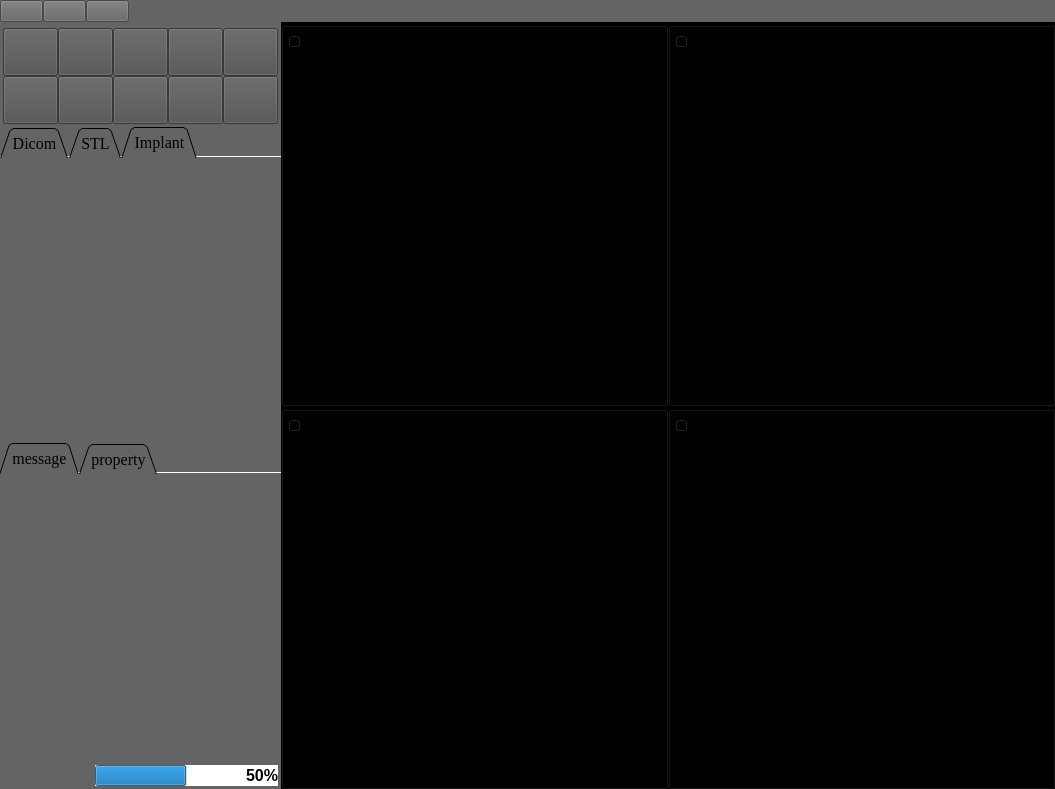
<?xml version="1.0" encoding="UTF-8"?>
<ui version="4.0">
 <class>MainWindow</class>
 <widget class="QMainWindow" name="MainWindow">
  <property name="geometry">
   <rect>
    <x>0</x>
    <y>0</y>
    <width>1055</width>
    <height>789</height>
   </rect>
  </property>
  <property name="sizePolicy">
   <sizepolicy hsizetype="Expanding" vsizetype="Expanding">
    <horstretch>0</horstretch>
    <verstretch>0</verstretch>
   </sizepolicy>
  </property>
  <property name="acceptDrops">
   <bool>false</bool>
  </property>
  <property name="windowTitle">
   <string>MainWindow</string>
  </property>
  <widget class="QWidget" name="centralwidget">
   <property name="sizePolicy">
    <sizepolicy hsizetype="Expanding" vsizetype="Expanding">
     <horstretch>0</horstretch>
     <verstretch>0</verstretch>
    </sizepolicy>
   </property>
   <property name="font">
    <font>
     <family>Times New Roman</family>
     <pointsize>14</pointsize>
    </font>
   </property>
   <property name="styleSheet">
    <string notr="true">background-color: rgb(100, 100, 100);</string>
   </property>
   <layout class="QHBoxLayout" name="central_h_layoout">
    <property name="spacing">
     <number>0</number>
    </property>
    <property name="leftMargin">
     <number>0</number>
    </property>
    <property name="topMargin">
     <number>0</number>
    </property>
    <property name="rightMargin">
     <number>0</number>
    </property>
    <property name="bottomMargin">
     <number>0</number>
    </property>
    <item>
     <layout class="QVBoxLayout" name="whole_layout" stretch="0,20">
      <property name="spacing">
       <number>0</number>
      </property>
      <property name="bottomMargin">
       <number>0</number>
      </property>
      <item>
       <layout class="QHBoxLayout" name="manu_layout">
        <property name="spacing">
         <number>0</number>
        </property>
        <item>
         <widget class="QPushButton" name="file_btn">
          <property name="sizePolicy">
           <sizepolicy hsizetype="Minimum" vsizetype="Expanding">
            <horstretch>0</horstretch>
            <verstretch>0</verstretch>
           </sizepolicy>
          </property>
          <property name="font">
           <font>
            <family>Times New Roman</family>
            <pointsize>9</pointsize>
            <bold>true</bold>
           </font>
          </property>
          <property name="toolTip">
           <string>file</string>
          </property>
          <property name="styleSheet">
           <string notr="true">image: url(:/menu/文件夹_1.png);</string>
          </property>
          <property name="text">
           <string/>
          </property>
          <property name="flat">
           <bool>false</bool>
          </property>
         </widget>
        </item>
        <item>
         <widget class="QPushButton" name="setting_btn">
          <property name="sizePolicy">
           <sizepolicy hsizetype="Minimum" vsizetype="Expanding">
            <horstretch>0</horstretch>
            <verstretch>0</verstretch>
           </sizepolicy>
          </property>
          <property name="font">
           <font>
            <family>Times New Roman</family>
            <pointsize>9</pointsize>
            <bold>true</bold>
           </font>
          </property>
          <property name="toolTip">
           <string>setting</string>
          </property>
          <property name="styleSheet">
           <string notr="true">image: url(:/menu/205设置.png);</string>
          </property>
          <property name="text">
           <string/>
          </property>
          <property name="autoDefault">
           <bool>false</bool>
          </property>
          <property name="default">
           <bool>false</bool>
          </property>
          <property name="flat">
           <bool>false</bool>
          </property>
         </widget>
        </item>
        <item>
         <widget class="QPushButton" name="help_btn">
          <property name="sizePolicy">
           <sizepolicy hsizetype="Minimum" vsizetype="Expanding">
            <horstretch>0</horstretch>
            <verstretch>0</verstretch>
           </sizepolicy>
          </property>
          <property name="font">
           <font>
            <family>Times New Roman</family>
            <pointsize>9</pointsize>
            <bold>true</bold>
           </font>
          </property>
          <property name="toolTip">
           <string>help</string>
          </property>
          <property name="styleSheet">
           <string notr="true">image: url(:/menu/帮助_1.png);</string>
          </property>
          <property name="text">
           <string/>
          </property>
          <property name="flat">
           <bool>false</bool>
          </property>
         </widget>
        </item>
        <item>
         <spacer name="horizontalSpacer">
          <property name="orientation">
           <enum>Qt::Horizontal</enum>
          </property>
          <property name="sizeHint" stdset="0">
           <size>
            <width>40</width>
            <height>20</height>
           </size>
          </property>
         </spacer>
        </item>
       </layout>
      </item>
      <item>
       <layout class="QHBoxLayout" name="widget_layout" stretch="4,15">
        <property name="spacing">
         <number>0</number>
        </property>
        <property name="sizeConstraint">
         <enum>QLayout::SetNoConstraint</enum>
        </property>
        <property name="leftMargin">
         <number>0</number>
        </property>
        <property name="rightMargin">
         <number>0</number>
        </property>
        <property name="bottomMargin">
         <number>0</number>
        </property>
        <item>
         <layout class="QVBoxLayout" name="function_layout" stretch="5,15,15,1">
          <property name="spacing">
           <number>0</number>
          </property>
          <property name="sizeConstraint">
           <enum>QLayout::SetNoConstraint</enum>
          </property>
          <property name="leftMargin">
           <number>0</number>
          </property>
          <property name="bottomMargin">
           <number>0</number>
          </property>
          <item>
           <widget class="QGroupBox" name="init_box">
            <property name="sizePolicy">
             <sizepolicy hsizetype="Expanding" vsizetype="Expanding">
              <horstretch>0</horstretch>
              <verstretch>0</verstretch>
             </sizepolicy>
            </property>
            <property name="styleSheet">
             <string notr="true">background-color: rgb(100, 100, 100);
border-color: rgb(100, 100, 100);</string>
            </property>
            <property name="title">
             <string/>
            </property>
            <property name="flat">
             <bool>true</bool>
            </property>
            <property name="checkable">
             <bool>false</bool>
            </property>
            <property name="checked">
             <bool>false</bool>
            </property>
            <layout class="QGridLayout" name="gridLayout_3">
             <property name="leftMargin">
              <number>0</number>
             </property>
             <property name="topMargin">
              <number>0</number>
             </property>
             <property name="rightMargin">
              <number>0</number>
             </property>
             <property name="bottomMargin">
              <number>0</number>
             </property>
             <property name="spacing">
              <number>0</number>
             </property>
             <item row="0" column="1">
              <widget class="QPushButton" name="connect_btn">
               <property name="sizePolicy">
                <sizepolicy hsizetype="Expanding" vsizetype="Expanding">
                 <horstretch>0</horstretch>
                 <verstretch>0</verstretch>
                </sizepolicy>
               </property>
               <property name="font">
                <font>
                 <family>Times New Roman</family>
                 <pointsize>12</pointsize>
                </font>
               </property>
               <property name="toolTip">
                <string>connect</string>
               </property>
               <property name="styleSheet">
                <string notr="true">background-color: rgb(80, 80, 80);image: url(:/init/连接.png);</string>
               </property>
               <property name="text">
                <string/>
               </property>
              </widget>
             </item>
             <item row="0" column="3">
              <widget class="QPushButton" name="registration_btn">
               <property name="sizePolicy">
                <sizepolicy hsizetype="Expanding" vsizetype="Expanding">
                 <horstretch>0</horstretch>
                 <verstretch>0</verstretch>
                </sizepolicy>
               </property>
               <property name="font">
                <font>
                 <family>Times New Roman</family>
                 <pointsize>12</pointsize>
                </font>
               </property>
               <property name="toolTip">
                <string>registration</string>
               </property>
               <property name="styleSheet">
                <string notr="true">background-color: rgb(80, 80, 80);
image: url(:/init/靶心,对准,准心,环形.png);</string>
               </property>
               <property name="text">
                <string/>
               </property>
              </widget>
             </item>
             <item row="0" column="4">
              <widget class="QPushButton" name="callibration_btn">
               <property name="sizePolicy">
                <sizepolicy hsizetype="Expanding" vsizetype="Expanding">
                 <horstretch>0</horstretch>
                 <verstretch>0</verstretch>
                </sizepolicy>
               </property>
               <property name="font">
                <font>
                 <family>Times New Roman</family>
                 <pointsize>12</pointsize>
                </font>
               </property>
               <property name="toolTip">
                <string>callibration</string>
               </property>
               <property name="styleSheet">
                <string notr="true">background-color: rgb(80, 80, 80);
image: url(:/init/探针管理.png);
</string>
               </property>
               <property name="text">
                <string/>
               </property>
               <property name="checkable">
                <bool>false</bool>
               </property>
               <property name="autoDefault">
                <bool>false</bool>
               </property>
               <property name="default">
                <bool>false</bool>
               </property>
              </widget>
             </item>
             <item row="0" column="0">
              <widget class="QPushButton" name="adjust_btn">
               <property name="sizePolicy">
                <sizepolicy hsizetype="Expanding" vsizetype="Expanding">
                 <horstretch>0</horstretch>
                 <verstretch>0</verstretch>
                </sizepolicy>
               </property>
               <property name="font">
                <font>
                 <family>Times New Roman</family>
                 <pointsize>12</pointsize>
                </font>
               </property>
               <property name="toolTip">
                <string>segmentation</string>
               </property>
               <property name="styleSheet">
                <string notr="true">background-color: rgb(80, 80, 80);image: url(:/init/调节.png);
</string>
               </property>
               <property name="text">
                <string/>
               </property>
              </widget>
             </item>
             <item row="2" column="0">
              <widget class="QPushButton" name="undo_btn">
               <property name="sizePolicy">
                <sizepolicy hsizetype="Expanding" vsizetype="Expanding">
                 <horstretch>0</horstretch>
                 <verstretch>0</verstretch>
                </sizepolicy>
               </property>
               <property name="font">
                <font>
                 <family>Times New Roman</family>
                 <pointsize>12</pointsize>
                 <bold>false</bold>
                </font>
               </property>
               <property name="toolTip">
                <string>undo</string>
               </property>
               <property name="styleSheet">
                <string notr="true">background-color: rgb(80, 80, 80);image: url(:/init/撤回.png);</string>
               </property>
               <property name="text">
                <string/>
               </property>
              </widget>
             </item>
             <item row="0" column="2">
              <widget class="QPushButton" name="robotics_btn">
               <property name="sizePolicy">
                <sizepolicy hsizetype="Expanding" vsizetype="Expanding">
                 <horstretch>0</horstretch>
                 <verstretch>0</verstretch>
                </sizepolicy>
               </property>
               <property name="font">
                <font>
                 <family>Times New Roman</family>
                 <pointsize>12</pointsize>
                </font>
               </property>
               <property name="toolTip">
                <string>robotics</string>
               </property>
               <property name="styleSheet">
                <string notr="true">background-color: rgb(80, 80, 80);image: url(:/init/机械制造.png);</string>
               </property>
               <property name="text">
                <string/>
               </property>
              </widget>
             </item>
             <item row="2" column="1">
              <widget class="QPushButton" name="reset_btn">
               <property name="sizePolicy">
                <sizepolicy hsizetype="Expanding" vsizetype="Expanding">
                 <horstretch>0</horstretch>
                 <verstretch>0</verstretch>
                </sizepolicy>
               </property>
               <property name="font">
                <font>
                 <family>Times New Roman</family>
                 <pointsize>12</pointsize>
                </font>
               </property>
               <property name="toolTip">
                <string>reset</string>
               </property>
               <property name="styleSheet">
                <string notr="true">background-color: rgb(80, 80, 80);image: url(:/init/重置.png);</string>
               </property>
               <property name="text">
                <string/>
               </property>
              </widget>
             </item>
             <item row="2" column="2">
              <widget class="QPushButton" name="location_btn">
               <property name="sizePolicy">
                <sizepolicy hsizetype="Expanding" vsizetype="Expanding">
                 <horstretch>0</horstretch>
                 <verstretch>0</verstretch>
                </sizepolicy>
               </property>
               <property name="font">
                <font>
                 <family>Times New Roman</family>
                 <pointsize>12</pointsize>
                </font>
               </property>
               <property name="toolTip">
                <string>localization</string>
               </property>
               <property name="styleSheet">
                <string notr="true">background-color: rgb(80, 80, 80);image: url(:/init/定位小.png);</string>
               </property>
               <property name="text">
                <string/>
               </property>
              </widget>
             </item>
             <item row="2" column="3">
              <widget class="QPushButton" name="measure_btn">
               <property name="sizePolicy">
                <sizepolicy hsizetype="Expanding" vsizetype="Expanding">
                 <horstretch>0</horstretch>
                 <verstretch>0</verstretch>
                </sizepolicy>
               </property>
               <property name="font">
                <font>
                 <family>Times New Roman</family>
                 <pointsize>12</pointsize>
                </font>
               </property>
               <property name="toolTip">
                <string>measure</string>
               </property>
               <property name="styleSheet">
                <string notr="true">background-color: rgb(80, 80, 80);image: url(:/init/测量.png);</string>
               </property>
               <property name="text">
                <string/>
               </property>
              </widget>
             </item>
             <item row="2" column="4">
              <widget class="QPushButton" name="show3d_btn">
               <property name="sizePolicy">
                <sizepolicy hsizetype="Expanding" vsizetype="Expanding">
                 <horstretch>0</horstretch>
                 <verstretch>0</verstretch>
                </sizepolicy>
               </property>
               <property name="font">
                <font>
                 <family>Times New Roman</family>
                 <pointsize>12</pointsize>
                </font>
               </property>
               <property name="toolTip">
                <string>show 3D models</string>
               </property>
               <property name="styleSheet">
                <string notr="true">background-color: rgb(80, 80, 80);
image: url(:/init/3D.png);</string>
               </property>
               <property name="text">
                <string/>
               </property>
              </widget>
             </item>
            </layout>
           </widget>
          </item>
          <item>
           <widget class="QTabWidget" name="dataWidget">
            <property name="font">
             <font>
              <family>Times New Roman</family>
              <pointsize>12</pointsize>
             </font>
            </property>
            <property name="styleSheet">
             <string notr="true">background-color: rgb(100, 100, 100);
border:none;</string>
            </property>
            <property name="tabShape">
             <enum>QTabWidget::Triangular</enum>
            </property>
            <property name="currentIndex">
             <number>2</number>
            </property>
            <property name="elideMode">
             <enum>Qt::ElideLeft</enum>
            </property>
            <property name="documentMode">
             <bool>true</bool>
            </property>
            <property name="tabsClosable">
             <bool>false</bool>
            </property>
            <property name="tabBarAutoHide">
             <bool>true</bool>
            </property>
            <widget class="QWidget" name="dicom_tw">
             <property name="styleSheet">
              <string notr="true">background-color: rgb(100, 100, 100);border:none;</string>
             </property>
             <attribute name="title">
              <string>Dicom</string>
             </attribute>
             <layout class="QGridLayout" name="gridLayout_4">
              <property name="leftMargin">
               <number>0</number>
              </property>
              <property name="topMargin">
               <number>0</number>
              </property>
              <property name="rightMargin">
               <number>0</number>
              </property>
              <property name="bottomMargin">
               <number>0</number>
              </property>
              <property name="spacing">
               <number>0</number>
              </property>
              <item row="0" column="0">
               <widget class="QTableWidget" name="tableWidget"/>
              </item>
             </layout>
            </widget>
            <widget class="QWidget" name="stl_tw">
             <property name="styleSheet">
              <string notr="true">background-color: rgb(100, 100, 100);border:none;</string>
             </property>
             <attribute name="title">
              <string>STL</string>
             </attribute>
             <layout class="QGridLayout" name="gridLayout_2" rowstretch="0">
              <property name="leftMargin">
               <number>0</number>
              </property>
              <property name="topMargin">
               <number>0</number>
              </property>
              <property name="rightMargin">
               <number>0</number>
              </property>
              <property name="bottomMargin">
               <number>0</number>
              </property>
              <property name="spacing">
               <number>0</number>
              </property>
              <item row="0" column="0">
               <widget class="QTableWidget" name="stl_tab">
                <property name="styleSheet">
                 <string notr="true">background-color: rgb(100, 100, 100);border:none;</string>
                </property>
                <property name="frameShape">
                 <enum>QFrame::NoFrame</enum>
                </property>
                <property name="frameShadow">
                 <enum>QFrame::Raised</enum>
                </property>
                <property name="lineWidth">
                 <number>0</number>
                </property>
                <property name="showGrid">
                 <bool>false</bool>
                </property>
                <property name="gridStyle">
                 <enum>Qt::SolidLine</enum>
                </property>
               </widget>
              </item>
             </layout>
            </widget>
            <widget class="QWidget" name="implant_tw">
             <attribute name="title">
              <string>Implant</string>
             </attribute>
             <layout class="QGridLayout" name="gridLayout">
              <property name="leftMargin">
               <number>0</number>
              </property>
              <property name="topMargin">
               <number>0</number>
              </property>
              <property name="rightMargin">
               <number>0</number>
              </property>
              <property name="bottomMargin">
               <number>0</number>
              </property>
              <property name="spacing">
               <number>0</number>
              </property>
              <item row="0" column="0">
               <widget class="QTableWidget" name="implant_tab"/>
              </item>
             </layout>
            </widget>
           </widget>
          </item>
          <item>
           <widget class="QTabWidget" name="information">
            <property name="font">
             <font>
              <family>Times New Roman</family>
              <pointsize>12</pointsize>
             </font>
            </property>
            <property name="focusPolicy">
             <enum>Qt::TabFocus</enum>
            </property>
            <property name="styleSheet">
             <string notr="true">background-color: rgb(100, 100, 100);border:none;</string>
            </property>
            <property name="tabShape">
             <enum>QTabWidget::Triangular</enum>
            </property>
            <property name="currentIndex">
             <number>0</number>
            </property>
            <property name="documentMode">
             <bool>true</bool>
            </property>
            <property name="tabsClosable">
             <bool>false</bool>
            </property>
            <property name="movable">
             <bool>false</bool>
            </property>
            <property name="tabBarAutoHide">
             <bool>true</bool>
            </property>
            <widget class="QWidget" name="info">
             <property name="styleSheet">
              <string notr="true">background-color: rgb(100, 100, 100);border:none;</string>
             </property>
             <attribute name="title">
              <string>message</string>
             </attribute>
             <layout class="QHBoxLayout" name="horizontalLayout_2">
              <property name="spacing">
               <number>0</number>
              </property>
              <property name="leftMargin">
               <number>0</number>
              </property>
              <property name="topMargin">
               <number>0</number>
              </property>
              <property name="rightMargin">
               <number>0</number>
              </property>
              <property name="bottomMargin">
               <number>0</number>
              </property>
              <item>
               <widget class="QPlainTextEdit" name="plainTextEdit">
                <property name="font">
                 <font>
                  <family>Times New Roman</family>
                 </font>
                </property>
                <property name="styleSheet">
                 <string notr="true">background-color: rgb(100, 100, 100);border:none;</string>
                </property>
                <property name="frameShape">
                 <enum>QFrame::Box</enum>
                </property>
                <property name="frameShadow">
                 <enum>QFrame::Raised</enum>
                </property>
                <property name="lineWidth">
                 <number>10</number>
                </property>
                <property name="midLineWidth">
                 <number>0</number>
                </property>
                <property name="verticalScrollBarPolicy">
                 <enum>Qt::ScrollBarAsNeeded</enum>
                </property>
                <property name="horizontalScrollBarPolicy">
                 <enum>Qt::ScrollBarAsNeeded</enum>
                </property>
                <property name="cursorWidth">
                 <number>0</number>
                </property>
               </widget>
              </item>
             </layout>
            </widget>
            <widget class="QWidget" name="tab_4">
             <property name="styleSheet">
              <string notr="true">background-color: rgb(100, 100, 100);border:none;</string>
             </property>
             <attribute name="title">
              <string>property</string>
             </attribute>
            </widget>
           </widget>
          </item>
          <item>
           <widget class="QGroupBox" name="light_box">
            <property name="sizePolicy">
             <sizepolicy hsizetype="Expanding" vsizetype="Expanding">
              <horstretch>0</horstretch>
              <verstretch>0</verstretch>
             </sizepolicy>
            </property>
            <property name="contextMenuPolicy">
             <enum>Qt::DefaultContextMenu</enum>
            </property>
            <property name="styleSheet">
             <string notr="true">background-color: rgb(100,100,100);border:none;</string>
            </property>
            <property name="title">
             <string/>
            </property>
            <layout class="QHBoxLayout" name="horizontalLayout_4" stretch="1,1,1,6">
             <property name="spacing">
              <number>0</number>
             </property>
             <property name="leftMargin">
              <number>0</number>
             </property>
             <property name="topMargin">
              <number>0</number>
             </property>
             <property name="rightMargin">
              <number>0</number>
             </property>
             <property name="bottomMargin">
              <number>0</number>
             </property>
             <item>
              <widget class="QLabel" name="l1">
               <property name="toolTip">
                <string>probe</string>
               </property>
               <property name="styleSheet">
                <string notr="true">image: url(:/signal/圆.png);</string>
               </property>
               <property name="text">
                <string/>
               </property>
              </widget>
             </item>
             <item>
              <widget class="QLabel" name="l2">
               <property name="toolTip">
                <string>model</string>
               </property>
               <property name="styleSheet">
                <string notr="true">image: url(:/signal/圆.png);</string>
               </property>
               <property name="text">
                <string/>
               </property>
              </widget>
             </item>
             <item>
              <widget class="QLabel" name="l3">
               <property name="toolTip">
                <string>reference</string>
               </property>
               <property name="styleSheet">
                <string notr="true">image: url(:/signal/圆.png);</string>
               </property>
               <property name="text">
                <string/>
               </property>
              </widget>
             </item>
             <item>
              <widget class="QProgressBar" name="progressBar">
               <property name="sizePolicy">
                <sizepolicy hsizetype="Expanding" vsizetype="Expanding">
                 <horstretch>0</horstretch>
                 <verstretch>0</verstretch>
                </sizepolicy>
               </property>
               <property name="font">
                <font>
                 <pointsize>12</pointsize>
                 <bold>true</bold>
                </font>
               </property>
               <property name="styleSheet">
                <string notr="true">background-color: rgb(255, 255, 255);
color: rgb(0, 0, 0);</string>
               </property>
               <property name="value">
                <number>50</number>
               </property>
               <property name="alignment">
                <set>Qt::AlignRight|Qt::AlignTrailing|Qt::AlignVCenter</set>
               </property>
              </widget>
             </item>
            </layout>
           </widget>
          </item>
         </layout>
        </item>
        <item>
         <layout class="QGridLayout" name="visual_layout">
          <property name="sizeConstraint">
           <enum>QLayout::SetNoConstraint</enum>
          </property>
          <property name="leftMargin">
           <number>0</number>
          </property>
          <property name="bottomMargin">
           <number>0</number>
          </property>
          <property name="spacing">
           <number>0</number>
          </property>
          <item row="0" column="1">
           <widget class="QGroupBox" name="box3D">
            <property name="sizePolicy">
             <sizepolicy hsizetype="Expanding" vsizetype="Expanding">
              <horstretch>0</horstretch>
              <verstretch>0</verstretch>
             </sizepolicy>
            </property>
            <property name="styleSheet">
             <string notr="true">background-color: rgb(0, 0, 0);</string>
            </property>
            <property name="title">
             <string/>
            </property>
            <property name="flat">
             <bool>false</bool>
            </property>
            <layout class="QVBoxLayout" name="verticalLayout_2" stretch="1,19">
             <property name="spacing">
              <number>0</number>
             </property>
             <property name="leftMargin">
              <number>0</number>
             </property>
             <property name="topMargin">
              <number>0</number>
             </property>
             <property name="rightMargin">
              <number>0</number>
             </property>
             <property name="bottomMargin">
              <number>0</number>
             </property>
             <item>
              <widget class="QGroupBox" name="edit3D_box">
               <property name="sizePolicy">
                <sizepolicy hsizetype="Expanding" vsizetype="Expanding">
                 <horstretch>0</horstretch>
                 <verstretch>0</verstretch>
                </sizepolicy>
               </property>
               <property name="styleSheet">
                <string notr="true">border:None;</string>
               </property>
               <property name="title">
                <string/>
               </property>
               <property name="flat">
                <bool>true</bool>
               </property>
               <layout class="QHBoxLayout" name="horizontalLayout_6">
                <property name="spacing">
                 <number>0</number>
                </property>
                <property name="leftMargin">
                 <number>0</number>
                </property>
                <property name="topMargin">
                 <number>0</number>
                </property>
                <property name="rightMargin">
                 <number>0</number>
                </property>
                <property name="bottomMargin">
                 <number>0</number>
                </property>
                <item>
                 <widget class="QSlider" name="horizontalSlider_2">
                  <property name="orientation">
                   <enum>Qt::Horizontal</enum>
                  </property>
                 </widget>
                </item>
               </layout>
              </widget>
             </item>
             <item>
              <widget class="QVTKWidget" name="widget_3D" native="true">
               <property name="sizePolicy">
                <sizepolicy hsizetype="Expanding" vsizetype="Expanding">
                 <horstretch>0</horstretch>
                 <verstretch>0</verstretch>
                </sizepolicy>
               </property>
               <property name="font">
                <font>
                 <family>Times New Roman</family>
                 <pointsize>14</pointsize>
                </font>
               </property>
               <property name="styleSheet">
                <string notr="true">background-color: rgb(0, 0, 0);border:none;</string>
               </property>
              </widget>
             </item>
            </layout>
           </widget>
          </item>
          <item row="0" column="0">
           <widget class="QGroupBox" name="box_coronal">
            <property name="sizePolicy">
             <sizepolicy hsizetype="Expanding" vsizetype="Expanding">
              <horstretch>0</horstretch>
              <verstretch>0</verstretch>
             </sizepolicy>
            </property>
            <property name="styleSheet">
             <string notr="true">background-color: rgb(0, 0, 0);</string>
            </property>
            <property name="title">
             <string/>
            </property>
            <layout class="QVBoxLayout" name="verticalLayout_4" stretch="1,19">
             <property name="spacing">
              <number>0</number>
             </property>
             <property name="leftMargin">
              <number>0</number>
             </property>
             <property name="topMargin">
              <number>0</number>
             </property>
             <property name="rightMargin">
              <number>0</number>
             </property>
             <property name="bottomMargin">
              <number>0</number>
             </property>
             <item>
              <widget class="QGroupBox" name="edit_coronal_box">
               <property name="sizePolicy">
                <sizepolicy hsizetype="Expanding" vsizetype="Expanding">
                 <horstretch>0</horstretch>
                 <verstretch>0</verstretch>
                </sizepolicy>
               </property>
               <property name="styleSheet">
                <string notr="true">border:None;</string>
               </property>
               <property name="title">
                <string/>
               </property>
               <property name="flat">
                <bool>true</bool>
               </property>
               <layout class="QHBoxLayout" name="horizontalLayout_5">
                <property name="spacing">
                 <number>0</number>
                </property>
                <property name="leftMargin">
                 <number>0</number>
                </property>
                <property name="topMargin">
                 <number>0</number>
                </property>
                <property name="rightMargin">
                 <number>0</number>
                </property>
                <property name="bottomMargin">
                 <number>0</number>
                </property>
                <item>
                 <widget class="QSlider" name="horizontalSlider">
                  <property name="orientation">
                   <enum>Qt::Horizontal</enum>
                  </property>
                 </widget>
                </item>
               </layout>
              </widget>
             </item>
             <item>
              <widget class="QVTKWidget" name="widget_coron" native="true">
               <property name="sizePolicy">
                <sizepolicy hsizetype="Expanding" vsizetype="Expanding">
                 <horstretch>0</horstretch>
                 <verstretch>0</verstretch>
                </sizepolicy>
               </property>
               <property name="styleSheet">
                <string notr="true">background-color: rgb(0, 0, 0);border:none;</string>
               </property>
              </widget>
             </item>
            </layout>
           </widget>
          </item>
          <item row="1" column="1">
           <widget class="QGroupBox" name="box_sagittal">
            <property name="sizePolicy">
             <sizepolicy hsizetype="Expanding" vsizetype="Expanding">
              <horstretch>0</horstretch>
              <verstretch>0</verstretch>
             </sizepolicy>
            </property>
            <property name="styleSheet">
             <string notr="true">background-color: rgb(0, 0, 0);</string>
            </property>
            <property name="title">
             <string/>
            </property>
            <property name="flat">
             <bool>false</bool>
            </property>
            <property name="checkable">
             <bool>false</bool>
            </property>
            <layout class="QVBoxLayout" name="verticalLayout_3" stretch="1,19">
             <property name="spacing">
              <number>0</number>
             </property>
             <property name="leftMargin">
              <number>0</number>
             </property>
             <property name="topMargin">
              <number>0</number>
             </property>
             <property name="rightMargin">
              <number>0</number>
             </property>
             <property name="bottomMargin">
              <number>0</number>
             </property>
             <item>
              <widget class="QGroupBox" name="edit_sagittal_box">
               <property name="sizePolicy">
                <sizepolicy hsizetype="Expanding" vsizetype="Expanding">
                 <horstretch>0</horstretch>
                 <verstretch>0</verstretch>
                </sizepolicy>
               </property>
               <property name="styleSheet">
                <string notr="true">border:None;</string>
               </property>
               <property name="title">
                <string/>
               </property>
               <property name="flat">
                <bool>true</bool>
               </property>
               <layout class="QHBoxLayout" name="horizontalLayout_8">
                <property name="spacing">
                 <number>0</number>
                </property>
                <property name="leftMargin">
                 <number>0</number>
                </property>
                <property name="topMargin">
                 <number>0</number>
                </property>
                <property name="rightMargin">
                 <number>0</number>
                </property>
                <property name="bottomMargin">
                 <number>0</number>
                </property>
                <item>
                 <widget class="QSlider" name="horizontalSlider_4">
                  <property name="orientation">
                   <enum>Qt::Horizontal</enum>
                  </property>
                 </widget>
                </item>
               </layout>
              </widget>
             </item>
             <item>
              <widget class="QVTKWidget" name="widget_sagit" native="true">
               <property name="sizePolicy">
                <sizepolicy hsizetype="Expanding" vsizetype="Expanding">
                 <horstretch>0</horstretch>
                 <verstretch>0</verstretch>
                </sizepolicy>
               </property>
               <property name="styleSheet">
                <string notr="true">background-color: rgb(0, 0, 0);border:none;</string>
               </property>
              </widget>
             </item>
            </layout>
           </widget>
          </item>
          <item row="1" column="0">
           <widget class="QGroupBox" name="box_transverse">
            <property name="sizePolicy">
             <sizepolicy hsizetype="Expanding" vsizetype="Expanding">
              <horstretch>0</horstretch>
              <verstretch>0</verstretch>
             </sizepolicy>
            </property>
            <property name="styleSheet">
             <string notr="true">background-color: rgb(0, 0, 0);</string>
            </property>
            <property name="title">
             <string/>
            </property>
            <layout class="QVBoxLayout" name="verticalLayout_5" stretch="1,19">
             <property name="spacing">
              <number>0</number>
             </property>
             <property name="leftMargin">
              <number>0</number>
             </property>
             <property name="topMargin">
              <number>0</number>
             </property>
             <property name="rightMargin">
              <number>0</number>
             </property>
             <property name="bottomMargin">
              <number>0</number>
             </property>
             <item>
              <widget class="QGroupBox" name="edit_transverse_box">
               <property name="sizePolicy">
                <sizepolicy hsizetype="Expanding" vsizetype="Expanding">
                 <horstretch>0</horstretch>
                 <verstretch>0</verstretch>
                </sizepolicy>
               </property>
               <property name="styleSheet">
                <string notr="true">border:None;</string>
               </property>
               <property name="title">
                <string/>
               </property>
               <property name="flat">
                <bool>true</bool>
               </property>
               <layout class="QHBoxLayout" name="horizontalLayout_7">
                <property name="spacing">
                 <number>0</number>
                </property>
                <property name="leftMargin">
                 <number>0</number>
                </property>
                <property name="topMargin">
                 <number>0</number>
                </property>
                <property name="rightMargin">
                 <number>0</number>
                </property>
                <property name="bottomMargin">
                 <number>0</number>
                </property>
                <item>
                 <widget class="QSlider" name="horizontalSlider_3">
                  <property name="orientation">
                   <enum>Qt::Horizontal</enum>
                  </property>
                 </widget>
                </item>
               </layout>
              </widget>
             </item>
             <item>
              <widget class="QVTKWidget" name="widget_trans" native="true">
               <property name="sizePolicy">
                <sizepolicy hsizetype="Expanding" vsizetype="Expanding">
                 <horstretch>0</horstretch>
                 <verstretch>0</verstretch>
                </sizepolicy>
               </property>
               <property name="styleSheet">
                <string notr="true">background-color: rgb(0, 0, 0);border:none;</string>
               </property>
              </widget>
             </item>
            </layout>
           </widget>
          </item>
         </layout>
        </item>
       </layout>
      </item>
     </layout>
    </item>
   </layout>
  </widget>
  <action name="action_open_folder">
   <property name="icon">
    <iconset>
     <normaloff>resource/文件夹_1.png</normaloff>resource/文件夹_1.png</iconset>
   </property>
   <property name="text">
    <string>open folder</string>
   </property>
   <property name="font">
    <font>
     <family>Times New Roman</family>
     <pointsize>12</pointsize>
     <bold>true</bold>
    </font>
   </property>
  </action>
  <action name="action_close">
   <property name="icon">
    <iconset>
     <normaloff>resource/退出.png</normaloff>resource/退出.png</iconset>
   </property>
   <property name="text">
    <string>quit</string>
   </property>
   <property name="font">
    <font>
     <family>Times New Roman</family>
     <pointsize>12</pointsize>
    </font>
   </property>
  </action>
  <action name="actionopen_file">
   <property name="icon">
    <iconset>
     <normaloff>resource/文件.png</normaloff>resource/文件.png</iconset>
   </property>
   <property name="text">
    <string>open file</string>
   </property>
   <property name="font">
    <font>
     <family>Times New Roman</family>
     <pointsize>12</pointsize>
    </font>
   </property>
  </action>
 </widget>
 <customwidgets>
  <customwidget>
   <class>QVTKWidget</class>
   <extends>QWidget</extends>
   <header>QVTKWidget.h</header>
  </customwidget>
 </customwidgets>
 <resources>
  <include location="resource/navigation.qrc"/>
 </resources>
 <connections/>
</ui>
